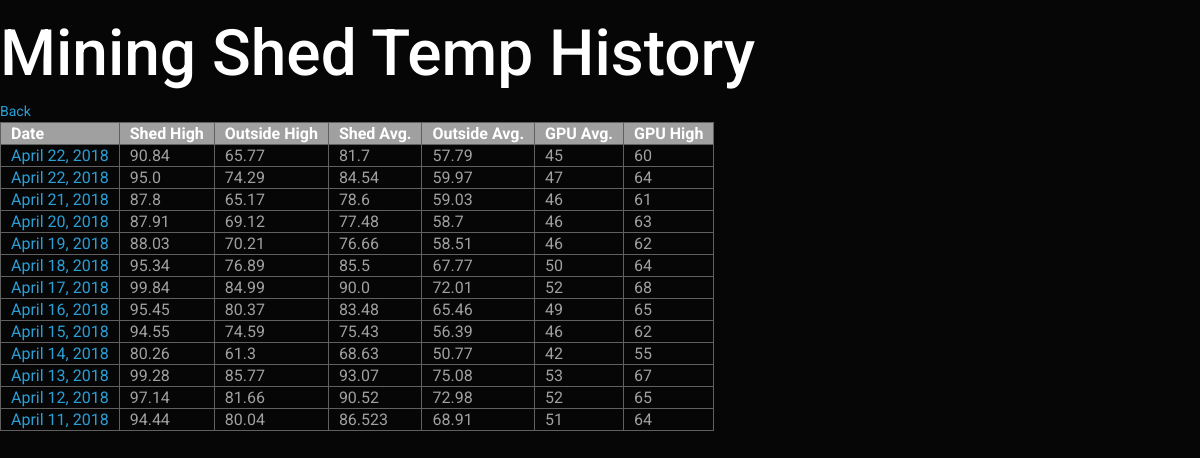
/history_list, run on an earlier commit of the app's database.
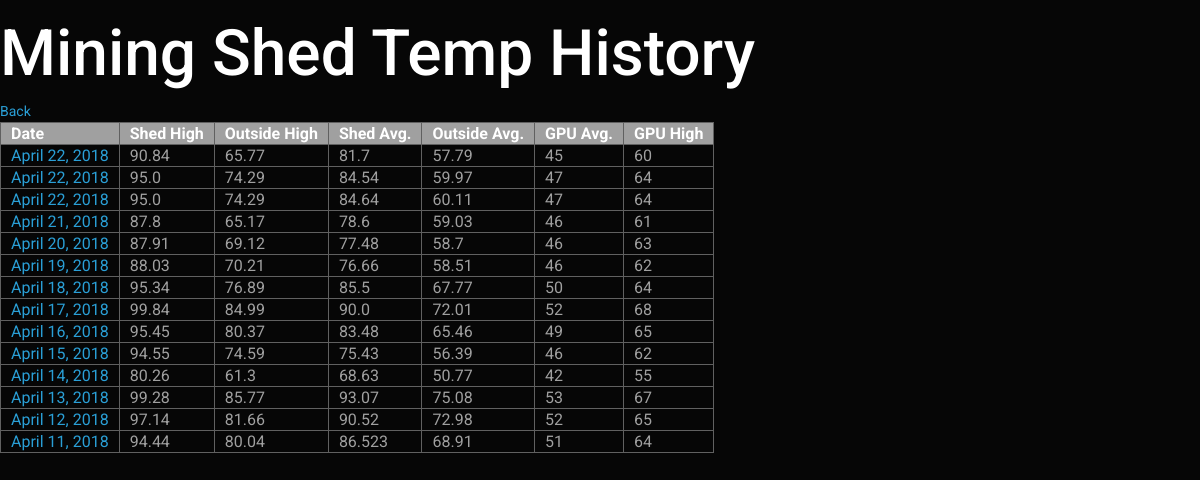
And on a later commit of the database.
### temp/models.py (models this page shows)
class History(models.Model):
        class Meta:
                ordering = ['-date']
	date = models.DateField()
	avgshed = models.FloatField()
	highshed = models.FloatField()
        avgouts = models.FloatField()
	highouts = models.FloatField()
        avggpu = models.IntegerField()
        highgpu = models.IntegerField()
	starttime = models.DateTimeField()
        endtime = models.DateTimeField(default=timezone.now)
	def __str__(self):
		return self.date.strftime("%m/%d/%Y")

### temp/views.py (the view)
# urls.py: url(r'history_list', views.history_list, name='history_list'),
def history_list(request):
	historys = History.objects.all().order_by('-date')
	return render(request, 'temp/history_list.html', {'historys': historys})

### temp/templates/temp/history_list.html (shortened to what this page needs)
<html>
<head>
</head>
<link rel="stylesheet" href="https://bootswatch.com/4/cyborg/bootstrap.min.css">
<link rel="stylesheet" href="https://bootswatch.com/4/cyborg/bootstrap.css">
<body bgcolor="#000000">
<p>
<div>
 <h1><FONT COLOR="#FFFFFF">Mining Shed Temp History</FONT></h1>
</div>
<a href="..">Back</a>
<table>
 <tr>
  <th bgcolor="#A0A0A0">Date</th>
  <th bgcolor="#A0A0A0">Shed High</th>
  <th bgcolor="#A0A0A0">Outside High</th>
  <th bgcolor="#A0A0A0">Shed Avg.</th>
  <th bgcolor="#A0A0A0">Outside Avg.</th>
  <th bgcolor="#A0A0A0">GPU Avg.</th>
  <th bgcolor="#A0A0A0">GPU High</th>
 </tr>
{% for history in historys %}
 <tr>
  <td> <FONT COLOR="#A0A0A0"><a href="{% url 'history_graph' date=history.date %}">{{ history.date }}</a></FONT></td>
  <td> <FONT COLOR="#A0A0A0">{{ history.highshed }}</FONT></td>
  <td> <FONT COLOR="#A0A0A0">{{ history.highouts }}</FONT></td>
  <td> <FONT COLOR="#A0A0A0">{{ history.avgshed }}</FONT></td>
  <td> <FONT COLOR="#A0A0A0">{{ history.avgouts }}</FONT></td>
  <td> <FONT COLOR="#A0A0A0">{{ history.avggpu }}</FONT></td>
  <td> <FONT COLOR="#A0A0A0">{{ history.highgpu }}</FONT></td>
 </tr>
{% endfor %}
</table>
</html>

What changed in the data, as far as the page shows it:
added History: date "April 22, 2018", highshed "95.0", highouts "74.29", avgshed "84.64", avgouts "60.11", avggpu "47", highgpu "64"
